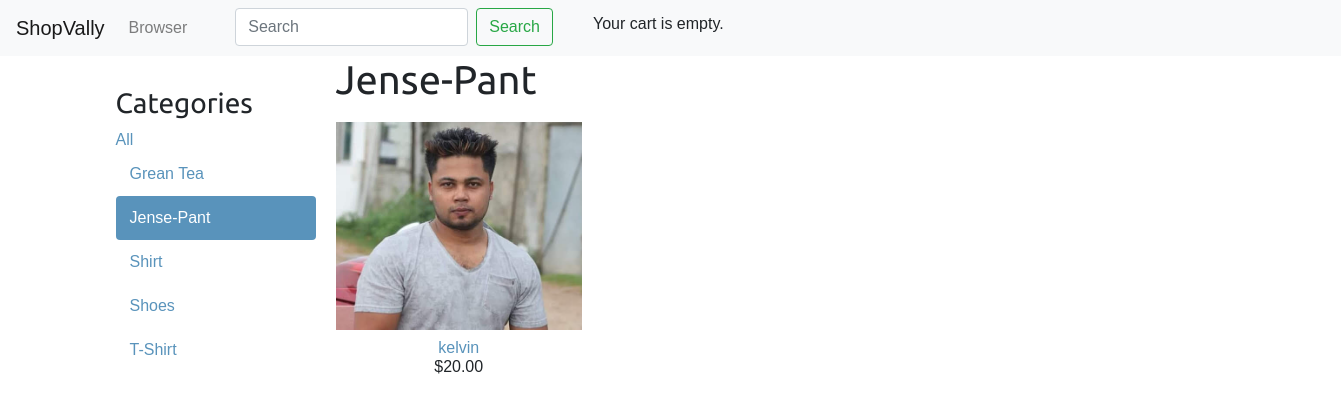
Screenshot of /jense-pant/ with the database file from the repository.
### shop/models.py (models this page shows, shortened)
class Category(models.Model):
    name = models.CharField(max_length=200,
                            db_index=True)
    slug = models.SlugField(max_length=200,
                            unique=True)
    class Meta:
        ordering = ('name',)
        verbose_name = 'category'
        verbose_name_plural = 'categories'
    def get_absolute_url(self):
            return reverse('shop:product_list_by_category',
                           args=[self.slug])

class Product(models.Model):
    category = models.ForeignKey(Category,
                                 related_name='products',
                                 on_delete=models.CASCADE)
    name = models.CharField(max_length=200, db_index=True)
    slug = models.SlugField(max_length=200, db_index=True)
    image = models.ImageField(upload_to='products/%Y/%m/%d',
                              blank=True)
    description = models.TextField(blank=True)
    price = models.DecimalField(max_digits=10, decimal_places=2)
    available = models.BooleanField(default=True)
    created = models.DateTimeField(auto_now_add=True)
    updated = models.DateTimeField(auto_now=True)
    class Meta:
        ordering = ('name',)
        index_together = (('id', 'slug'),)
    def get_absolute_url(self):
            return reverse('shop:product_detail',
                           args=[self.id, self.slug])

### shop/views.py (the view)
# urls.py: path('',views.product_list, name = 'product_list'),
def product_list(request, category_slug=None):
    category = None
    categories = Category.objects.all()
    products = Product.objects.filter(available=True)
    if category_slug:
        category = get_object_or_404(Category,slug=category_slug)
        products = products.filter(category=category)
    context = {
        'category' :category,
        'categories' : categories,
        'products':products
    }
    return render(request, 'shop/product/list.html',context)

### cart/cart.py (called while the page is built)
    def __len__(self):
        return sum(item['quantity'] for item in self.cart.values())

### cart/context_processors.py (called while the page is built)
def cart(request):
    return {'cart': Cart(request)}

### templates/shop/product/list.html (shortened to what this page needs)
{%extends "shop/base.html"%}
{% load static %}
{% block content %}
<div id="sidebar">
    <h3>Categories</h3>
    <ul class=""
      <li {% if not category %}class="selected"{% endif %}>
        <a href="{% url "shop:product_list" %}">All</a>
      {% for c in categories %}
        <li {% if category.slug == c.slug %}class="selected"{% endif %}>
          <a href="{{ c.get_absolute_url }}">{{ c.name }}</a>
        </li>
      {% endfor %}
    </ul>
  </div>
  <div id="main" class="product-list">
    <h1>{% if category %}{{ category.name }}{% else %}Products{% endif %}</h1>
    {% for product in products %}
      <div class="item">
        <a href="{{ product.get_absolute_url }}">
          <img src="{% if product.image %}{{ product.image.url }}{% else %}{% static "img/no_image.png" %}{% endif %}">
        </a>
        <a href="{{ product.get_absolute_url }}">{{ product.name }}</a><br>
        ${{ product.price }}
      </div>
    {% endfor %}
  </div>
{% endblock %}

### static/css/base.css (style rules this page uses)
#sidebar { width: 220px; padding: 30px 20px 0 0; float: left; }
#sidebar ul { margin: 0; padding: 0; }
#sidebar ul li { margin: 0; list-style: none; padding: 10px 14px; }
#sidebar ul li a { display: block; }
#sidebar ul li.selected { background: #5993bb; border-radius: 4px; }
#sidebar ul li.selected a { color: #fff; }
.product-list .item { width: 25%; padding: 10px 20px 10px 0; float: left; text-align: center; line-height: 1.2; }
.product-list .item img { width: 100%; margin-bottom: 8px; }
#main { float: left; width: 96%; margin-right: -220px; overflow: hidden; }
body { margin: 0; padding: 0; font-family: helvetica, sans-serif; }
h1, h2, h3, h4, h5, h6 { font-family: 'Ubuntu', sans-serif; font-weight: normal; }
a { text-decoration: none; color: #5993bb; }

### rows the page displays
Category: name "Grean Tea"
Category: name "Jense-Pant"
Category: name "Shirt"
Category: name "Shoes"
Category: name "T-Shirt"
Product: image (picture), name "kelvin", price "20.00"
